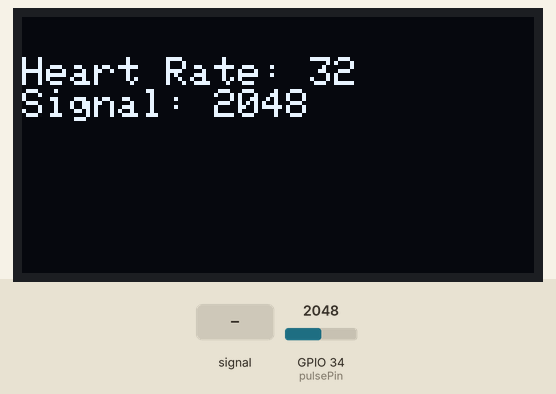
This sketch was run on a simulated ESP32. On the bench: 128×64 one-colour display. Inputs (shaded band) come from the test bench; at power-on: GPIO 34 (pulsePin) = 2048. WiFi joins after 1.5 s; servers stay silent unless stated; what the sketch prints to the serial monitor is not drawn.

Above: at 3.0 s.
3.1 s: GPIO 34 (pulsePin) fed a 200 Hz sine of ±1842 counts around its level
At 4.3 s:
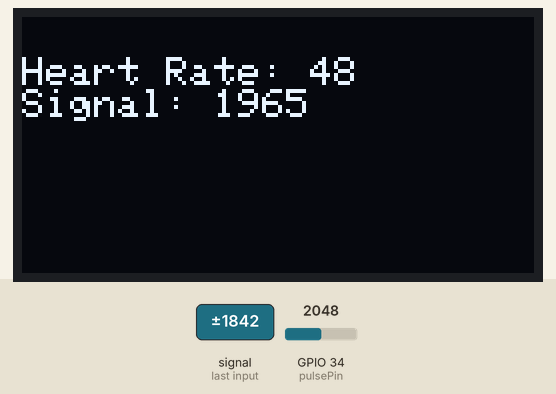
6.1 s: GPIO 34 (pulsePin) set to 1960
8.3 s: GPIO 34 (pulsePin) fed a 1000 Hz sine of ±1023 counts around its level
At 9.5 s:
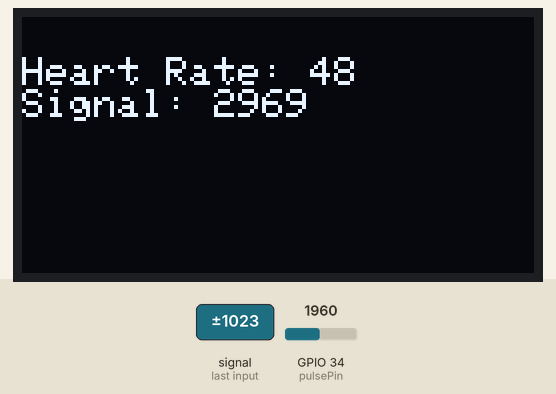
11.3 s: GPIO 34 (pulsePin) set to 2040
At 13.0 s:
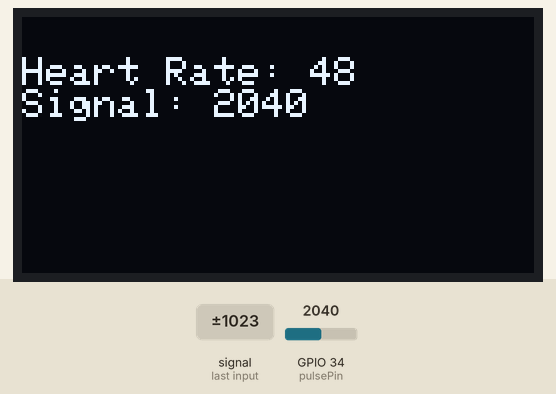
13.3 s: GPIO 34 (pulsePin) set to 2047
At 14.7 s:
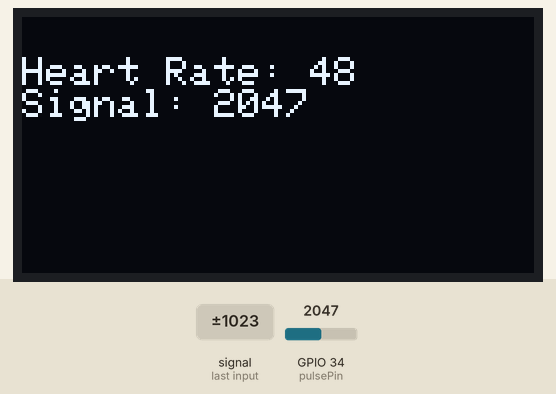
Timing chart, 0 to 16.3 s (numbered marks = the images above; inputs shaded):
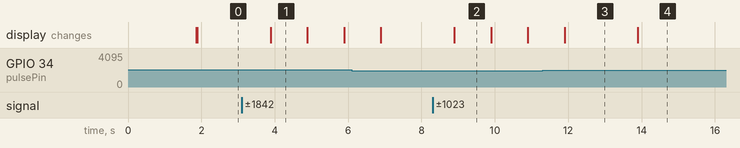

The sketch:

HeartRateMonitoring.ino
```cpp
#define BLYNK_TEMPLATE_ID "HEART MONITOR"
#define BLYNK_TEMPLATE_NAME "Pulse Monitor"
#define BLYNK_AUTH_TOKEN "rflv2oV6Q5CW_kt9CPibyZ-KfrDScbgp"

#include <Wire.h>
#include <Adafruit_GFX.h>
#include <Adafruit_SSD1306.h>
#include <WiFi.h>
#include <BlynkSimpleEsp32.h>

// ---- OLED setup ----
#define SCREEN_WIDTH 128
#define SCREEN_HEIGHT 64
Adafruit_SSD1306 display(SCREEN_WIDTH, SCREEN_HEIGHT, &Wire, -1);

// ---- WiFi & Blynk ----
char auth[] = BLYNK_AUTH_TOKEN;
char ssid[] = "Realme 12x 5G";
char pass[] = "00000000";

// ---- Pulse Sensor Setup ----
const int pulsePin = 34; // analog input
int Signal;
int Threshold = 550;      // Adjust based on your sensor readings

// Variables for BPM calculation
unsigned long lastBeatTime = 0;
int BPM = 0;
boolean Pulse = false;
unsigned long lastDisplay = 0;
int beatCount = 0;

void setup() {
  Serial.begin(115200);
  Blynk.begin(auth, ssid, pass);

  // OLED init
  if (!display.begin(SSD1306_SWITCHCAPVCC, 0x3C)) {
    Serial.println(F("SSD1306 init failed"));
    for (;;);
  }
  display.clearDisplay();
  display.setTextSize(1);
  display.setTextColor(SSD1306_WHITE);
  display.setCursor(0, 10);
  display.println("Initializing...");
  display.display();
}

void loop() {
  Blynk.run();

  Signal = analogRead(pulsePin);

  unsigned long currentTime = millis();

  // Detect rising edge
  if (Signal > Threshold && Pulse == false) {
    Pulse = true;
    unsigned long timeBetweenBeats = currentTime - lastBeatTime;
    lastBeatTime = currentTime;

    if (timeBetweenBeats > 300 && timeBetweenBeats < 2000) { // Filter false readings
      BPM = 60000 / timeBetweenBeats;
      Serial.print("BPM: ");
      Serial.println(BPM);
      beatCount++;
    }
  }

  if (Signal < Threshold && Pulse == true) {
    Pulse = false;
  }

  // Update OLED & Blynk every 1 sec
  if (currentTime - lastDisplay > 1000) {
    display.clearDisplay();
    display.setTextSize(1);
    display.setCursor(0, 10);
    display.print("Heart Rate: ");
    display.println(BPM);
    display.print("Signal: ");
    display.println(Signal);
    display.display();

    // Send BPM to Blynk
    Blynk.virtualWrite(V1, BPM);

    lastDisplay = currentTime;
  }
}
```

Measured:
- after the input at 3.1 s, the display: changes after 0.79 s (image 1)
- after the input at 8.3 s, the display: changes after 0.59 s (image 2)
- after the input at 13.3 s, the display: changes after 0.60 s (image 4)
- what the display in image 1 shows lasts 1.0 s, from 3.9 s to 4.9 s
